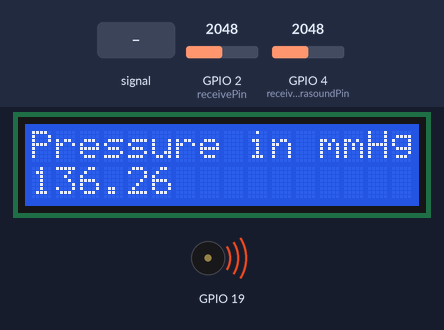
A sketch run on a simulated ESP32. On the bench: 16×2 character LCD, buzzer (waves = sounding). Inputs (shaded band) come from the test bench; at power-on: GPIO 4 (receiverUltrasoundPin) = 2048, GPIO 2 (receivePin) = 2048. What the sketch prints to the serial monitor is not drawn.

Above: at 2.6 s.
2.7 s: GPIO 4 (receiverUltrasoundPin) fed a 200 Hz sine of ±327 counts around its level
At 3.8 s:
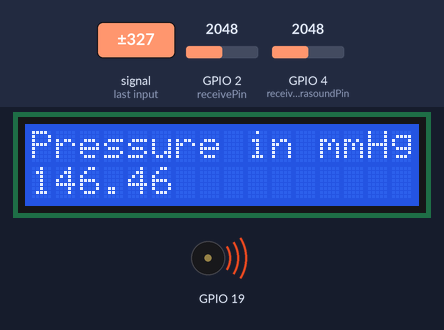
5.5 s: GPIO 4 (receiverUltrasoundPin) set to 2866
At 7.7 s:
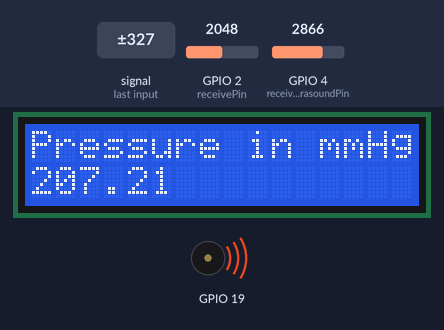
8.5 s: GPIO 4 (receiverUltrasoundPin) fed a 1000 Hz sine of ±1023 counts around its level
At 10.0 s:
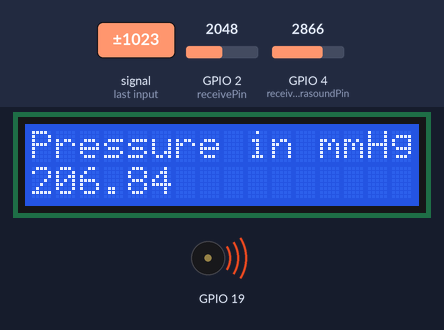
11.5 s: GPIO 4 (receiverUltrasoundPin) set to 3603
At 14.2 s:
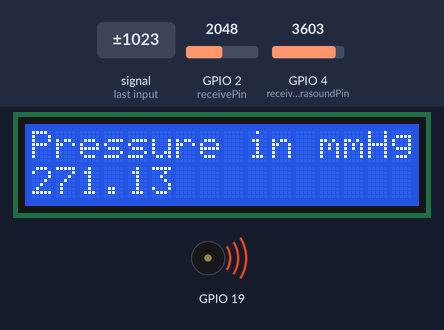
14.5 s: GPIO 4 (receiverUltrasoundPin) set to 4095
At 17.6 s:
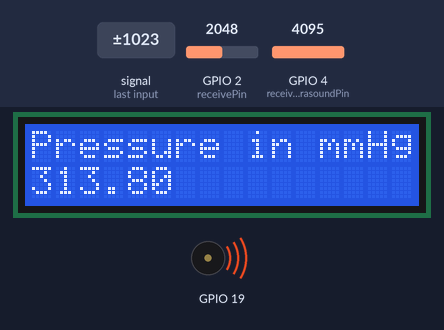
Timing chart, 0 to 18.5 s (numbered marks = the images above; inputs shaded):
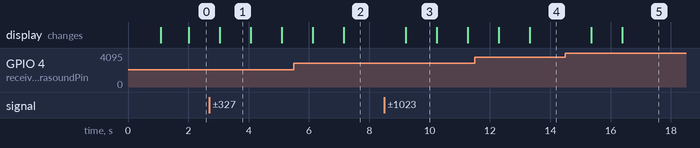

The sketch:

testv5.ino
```cpp
#include <Wire.h>
#include <hd44780.h>
#include <hd44780ioClass/hd44780_I2Cexp.h>

hd44780_I2Cexp lcd;

// Potentiometer is connected to GPIO 34 (Analog ADC1_CH6)
const int receivePin = 2;
int receiverUltrasoundPin = 4;

const float pressureSlope = 11.53;
const float pressureIntercept = 476.88;

// variable for storing the potentiometer value
int receiverValue = 0;

int i = 0;
float pressure_mmHgSum = 0;
float pressure_mmHg1 = 0;

const int pwmPin = 5;   // Pin to output PWM
const int pwmChannel = 0;  // PWM channel (0-15 available)
const int pwmResolution = 8; // Resolution (8-bit)
const int pwmFrequency = 30; // Frequency in Hz (40 kHz)

void setup() {
    // Configure PWM
  ledcSetup(pwmChannel, pwmFrequency, pwmResolution);
  ledcSetup(3, 50, pwmResolution);

  // Attach the PWM channel to the pin
  ledcAttachPin(pwmPin, pwmChannel);
  ledcAttachPin(19, 3);

  // Set duty cycle (50% of 8-bit resolution = 128)
  // ledcWrite(pwmChannel, 128);

  Serial.begin(115200);
  delay(1000);
  // Serial.println("Started");
  ledcWriteTone(0, 40000);
  ledcWriteTone(3, 50);
  // Serial.println("Started2");
  lcd.begin(16, 2); // Initialize the LCD
      lcd.clear();
    lcd.setCursor(0, 0);
    lcd.print("Pressure in mmHg");

}

void loop() {

  // voltage = rawValue * (5.0 / 1023.0);  // Convert to voltage (assuming a 5V reference)
  // // Convert voltage to pressure in mbar
  // if (voltage >= 1.88 && voltage <= 9.4) {
  //   pressure_mbar = map(voltage * 100, 1588, 940, 0, 100);  // Map from 1.88V-9.4V to 0-100mbar
  //   pressure_mmHg = pressure_mbar * 0.75006;  // Convert mbar to mmHg
  // } else {
  //   pressure_mbar = 0;    // Consider out-of-range voltages as zero pressure
  //   pressure_mmHg = 0;
  //   // Serial.println();
  // }

  receiverValue = analogRead(receivePin);
  // Serial.print(receiverValue);
  // Serial.print(": ");
  float actualVoltage = (receiverValue * 3.3 )/4095;
  // Serial.print(actualVoltage);
  // Serial.print(": ");
  float current = 3.9;
  if (actualVoltage > 0.65){
  current = (actualVoltage * 1000)/180;
  // Serial.print(current);
  // Serial.print(": Reciever: ");
  }
  float receiverUltrasound = analogRead(receiverUltrasoundPin);
  // Serial.print(receiverUltrasound);
  // Serial.print(": ");
  //map(current,4.00,20.00,0.00,100.00);
  //map(current, lowCurrrent, highCurret, lowPressure,highPressure)
  float pressureMbar = ((current - 4)*100)/(16);
  // float pressure_mmHg = pressureMbar * 0.75006;  // Convert mbar to mmHg
  float pressure_mmHg = (receiverUltrasound  - pressureIntercept) / pressureSlope;
  i++;
  pressure_mmHgSum += pressure_mmHg;
  if (i >= 10){
    pressure_mmHg1 = pressure_mmHgSum/i ;
    Serial.print("Avg Pressure: ");
    Serial.println(pressure_mmHg1);
    lcd.clear();
    lcd.setCursor(0, 0);
    lcd.print("Pressure in mmHg");
    lcd.setCursor(0, 1);
    lcd.print(pressure_mmHg1);
    i=0;
    pressure_mmHgSum = 0;
  }
  // Serial.println(pressure_mmHg);
  // Serial.print(receiverValue);
  // Serial.print(": ");
  // Serial.print(actualVoltage);
  // Serial.print(": ");
  // Serial.print(current);
  // Serial.print(": ");
  // Serial.print(receiverUltrasound);
  // Serial.print(": ");
  Serial.println(pressure_mmHg);
  delay(100);
}
```

Measured:
- after the input at 2.7 s, the display: changes after 0.34 s (image 1)
- after the input at 8.5 s, the display: changes after 0.70 s (image 3)
- after the input at 14.5 s, the display: first changes after 0.87 s (image 5 shows a later state)
- what the display in image 1 shows lasts 1.1 s, from 3.0 s to 4.1 s
